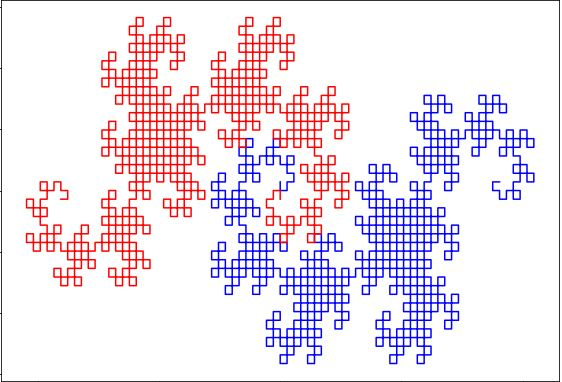

Reproduce this figure in Python.
import math
import pylab as plb
plb.rcParams['figure.figsize'] = 10,7

L=2
lvl = 10

def Rotate(Pts,theta,Cent):
    new_Pts = []
    theta = math.radians(theta)
    for P in Pts:
        x = (P[0]-Cent[0])*math.cos(theta) - (P[1]-Cent[1])*math.sin(theta)
        y = (P[0]-Cent[0])*math.sin(theta) + (P[1]-Cent[1])*math.cos(theta)
        new_Pts.append((x+Cent[0],y+Cent[1]))
    return new_Pts

def HW(Pts,n,m):
    for k in range(n):
        Pts = Rotate(Pts,-45*m,(0,0))
        PtsCopy = Pts.copy()
        PtsCopy = Rotate(PtsCopy,-90,PtsCopy[-1])
        Pts.extend(PtsCopy[::-1])
    return Pts

Pts = [(-L,L),(0,0),(L,L)]
Pts1 = HW(Pts,lvl,1)
Pts2 = Rotate(Pts1,-45*4,Pts1[-1])
plb.plot([k[0]for k in Pts1],[k[1]for k in Pts1],c='r')
plb.plot([k[0]for k in Pts2],[k[1]for k in Pts2],c='b')
